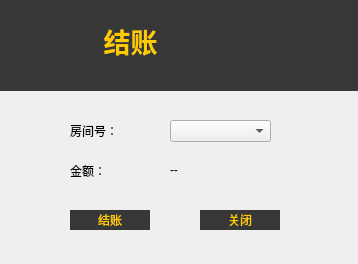
<?xml version="1.0" encoding="UTF-8"?>
<ui version="4.0">
 <class>checkOutDialog</class>
 <widget class="QDialog" name="checkOutDialog">
  <property name="windowModality">
   <enum>Qt::ApplicationModal</enum>
  </property>
  <property name="geometry">
   <rect>
    <x>0</x>
    <y>0</y>
    <width>358</width>
    <height>264</height>
   </rect>
  </property>
  <property name="minimumSize">
   <size>
    <width>358</width>
    <height>264</height>
   </size>
  </property>
  <property name="maximumSize">
   <size>
    <width>358</width>
    <height>264</height>
   </size>
  </property>
  <property name="windowTitle">
   <string>结账</string>
  </property>
  <widget class="QLabel" name="label">
   <property name="geometry">
    <rect>
     <x>70</x>
     <y>120</y>
     <width>71</width>
     <height>21</height>
    </rect>
   </property>
   <property name="text">
    <string>房间号：</string>
   </property>
  </widget>
  <widget class="QLabel" name="label_2">
   <property name="geometry">
    <rect>
     <x>70</x>
     <y>160</y>
     <width>61</width>
     <height>21</height>
    </rect>
   </property>
   <property name="text">
    <string>金额：</string>
   </property>
  </widget>
  <widget class="QLabel" name="labelCost">
   <property name="geometry">
    <rect>
     <x>170</x>
     <y>160</y>
     <width>101</width>
     <height>20</height>
    </rect>
   </property>
   <property name="text">
    <string>--</string>
   </property>
  </widget>
  <widget class="QComboBox" name="roomNumComboBox">
   <property name="geometry">
    <rect>
     <x>170</x>
     <y>120</y>
     <width>101</width>
     <height>22</height>
    </rect>
   </property>
   <property name="styleSheet">
    <string notr="true"/>
   </property>
   <property name="frame">
    <bool>true</bool>
   </property>
  </widget>
  <widget class="QPushButton" name="buttonOk">
   <property name="geometry">
    <rect>
     <x>70</x>
     <y>210</y>
     <width>80</width>
     <height>20</height>
    </rect>
   </property>
   <property name="styleSheet">
    <string notr="true">color: rgb(255, 204, 1);
background-color: rgb(55, 55, 55);
border-style: solid</string>
   </property>
   <property name="text">
    <string>结账</string>
   </property>
   <property name="flat">
    <bool>false</bool>
   </property>
  </widget>
  <widget class="QPushButton" name="buttoCancel">
   <property name="geometry">
    <rect>
     <x>200</x>
     <y>210</y>
     <width>80</width>
     <height>20</height>
    </rect>
   </property>
   <property name="styleSheet">
    <string notr="true">color: rgb(255, 204, 1);
background-color: rgb(55, 55, 55);
border-style: solid</string>
   </property>
   <property name="text">
    <string>关闭</string>
   </property>
   <property name="flat">
    <bool>false</bool>
   </property>
  </widget>
  <widget class="QLabel" name="label_3">
   <property name="geometry">
    <rect>
     <x>0</x>
     <y>0</y>
     <width>361</width>
     <height>91</height>
    </rect>
   </property>
   <property name="styleSheet">
    <string notr="true">background-color: rgb(55, 55, 55);</string>
   </property>
   <property name="text">
    <string/>
   </property>
  </widget>
  <widget class="QLabel" name="label_4">
   <property name="geometry">
    <rect>
     <x>90</x>
     <y>20</y>
     <width>81</width>
     <height>41</height>
    </rect>
   </property>
   <property name="font">
    <font>
     <family>宋体</family>
     <pointsize>20</pointsize>
     <weight>75</weight>
     <bold>true</bold>
    </font>
   </property>
   <property name="styleSheet">
    <string notr="true">color: rgb(255, 204, 1);</string>
   </property>
   <property name="text">
    <string>结账</string>
   </property>
   <property name="alignment">
    <set>Qt::AlignCenter</set>
   </property>
  </widget>
  <widget class="QLabel" name="label_5">
   <property name="geometry">
    <rect>
     <x>30</x>
     <y>20</y>
     <width>48</width>
     <height>48</height>
    </rect>
   </property>
   <property name="text">
    <string/>
   </property>
   <property name="pixmap">
    <pixmap resource="icons.qrc">:/icon/Icon/checkout_yellow.png</pixmap>
   </property>
  </widget>
 </widget>
 <resources>
  <include location="icons.qrc"/>
 </resources>
 <connections/>
</ui>
